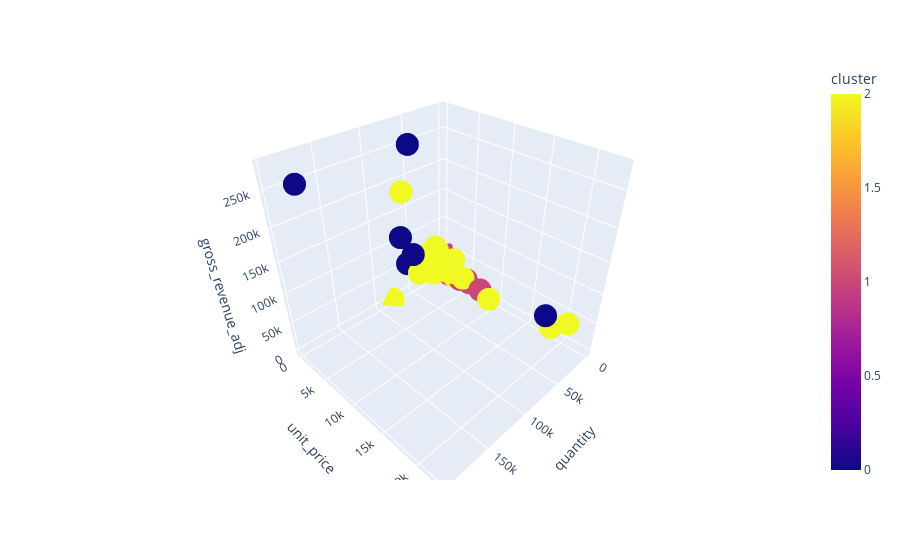

Write notebook code for a chart like this one.
### Markdown cell above
## 9.1. Visualization Inspection

### Code cell
fig = px.scatter_3d(df9, x='quantity', y='unit_price', z='gross_revenue_adj', color='cluster')
fig.show()

### Figure 1 — Plotly figure (JSON) as saved in the notebook; plotly's stock layout.template omitted (floating-point values rounded to 4 significant figures; data arrays with more than 128 entries replaced by an {"elided": "..."} marker saying what was removed)
{"data": [{"hovertemplate": "quantity=%{x}<br>unit_price=%{y}<br>gross_revenue_adj=%{z}<br>cluster=%{marker.color}<extra></extra>", "legendgroup": "", "marker": {"color": {"elided": "5691 int values"}, "coloraxis": "coloraxis", "symbol": "circle"}, "mode": "markers", "name": "", "scene": "scene", "showlegend": false, "type": "scatter3d", "x": {"elided": "5691 int values"}, "y": {"elided": "5691 float values"}, "z": {"elided": "5691 float values"}}], "layout": {"coloraxis": {"colorbar": {"title": {"text": "cluster"}}, "colorscale": [[0, "#0d0887"], [0.1111, "#46039f"], [0.2222, "#7201a8"], [0.3333, "#9c179e"], [0.4444, "#bd3786"], [0.5556, "#d8576b"], [0.6667, "#ed7953"], [0.7778, "#fb9f3a"], [0.8889, "#fdca26"], [1, "#f0f921"]]}, "legend": {"tracegroupgap": 0}, "margin": {"t": 60}, "scene": {"domain": {"x": [0, 1], "y": [0, 1]}, "xaxis": {"title": {"text": "quantity"}}, "yaxis": {"title": {"text": "unit_price"}}, "zaxis": {"title": {"text": "gross_revenue_adj"}}}}}
